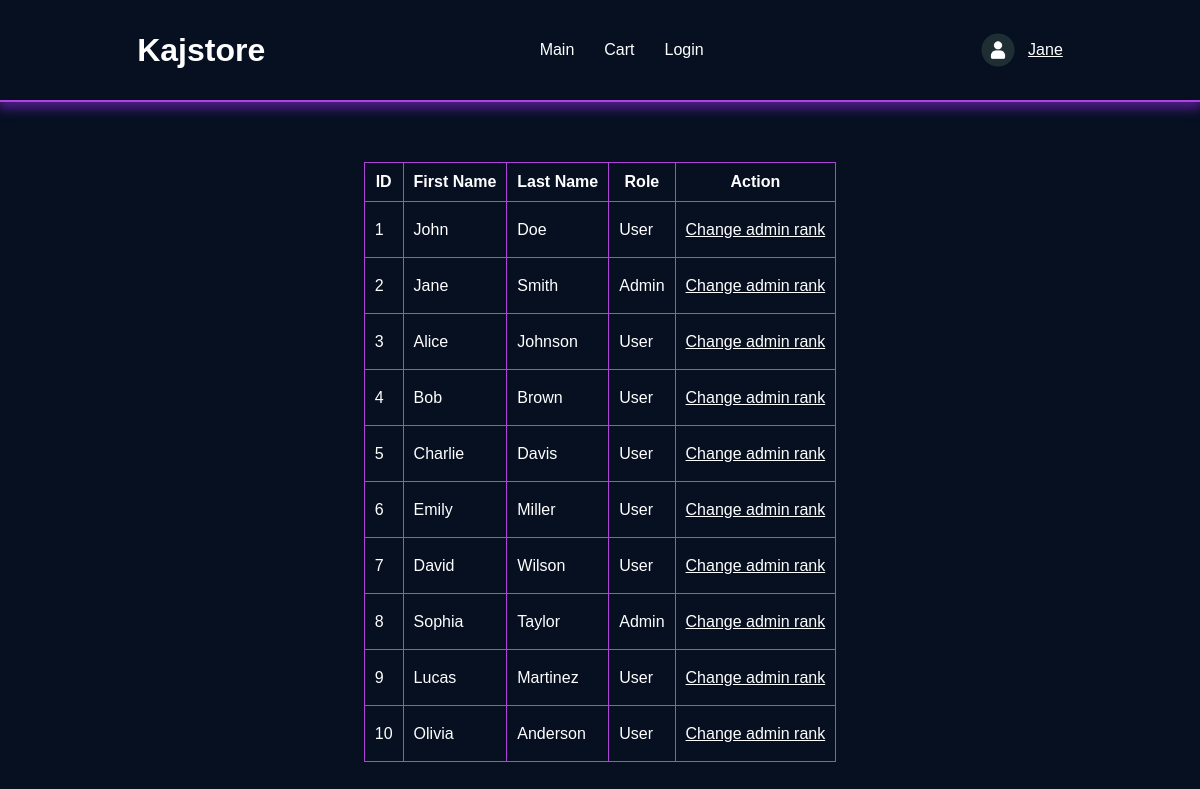
Screenshot of /admin/rcadmin.php (signed in) with the database file from the repository.
### tables this page shows
CREATE TABLE users(
	id_user int PRIMARY KEY AUTO_INCREMENT NOT null,
    first_name varchar(100),
    last_name varchar(100),
    password_user TEXT,
    email varchar(200),
    birthdate date,
    photo_path TEXT DEFAULT "default.png",
    created_at TIMESTAMP DEFAULT CURRENT_TIMESTAMP,
    is_admin TINYINT(1) DEFAULT 0
    );

### admin/rcadmin.php (the view, shortened to what this page needs)
<?php
    $servername = "localhost";
    $username = "root";
    $password = "";
    $db_name = "kajstore";
    $conn = new mysqli($servername, $username, $password, $db_name);
?>
<!DOCTYPE html>
<html lang="en">
<head>
    <link rel="stylesheet" href="../css/main.css">
    <link rel="stylesheet" href="../css/variables.css">
    <link rel="stylesheet" href="../css/rcadmin.css">
    <link rel="stylesheet" href="../responsive/main.css">
</head>
<body>
    <header>
        <a class="title" href="../index.php"><h1 class="title">Kajstore</h1></a>
        <nav class="nav-header">
            <a href="../index.php">Main</a>
            <a href="../php/cart.php">Cart</a>
            <a href="../php/login.php">Login</a>
        </nav>
        <div class="user">
<?php
if($_SESSION["logged_in"]){
    $sql = "SELECT photo_path FROM users WHERE id_user = ". $_SESSION["id_user"].";";
    $result = $conn->query($sql);
    if($result->num_rows > 0){
        while($row = $result->fetch_assoc()){
            $photo_path = $row["photo_path"];
        }
    }
    echo "<img src='../media/$photo_path' class='user_image'>";
    echo "<a href = '../php/user.php?user_id=". $_SESSION['id_user']."'>". $_SESSION["first_name"]. " ". $_SESSION["last_name"]. "</a>";
}
?>
</div>
</header>
<main>
    <?php
        $sql = "SELECT first_name, last_name, id_user, is_admin FROM users;";
        $result = $conn->query($sql);
        echo "<table>";
        echo "<thead>";
        echo "<tr>";
        echo "<th>ID</th>";
        echo "<th>First Name</th>";
        echo "<th>Last Name</th>";
        echo "<th>Role</th>";
        echo "<th>Action</th>";
        echo "</tr>";
        echo "</thead>";
        echo "<tbody>";
        if($result->num_rows > 0){
            while($row = $result->fetch_assoc()){
                echo "<tr>";
                echo "<td>" . $row["id_user"] . "</td>";
                echo "<td>" . $row["first_name"] . "</td>";
                echo "<td>" . $row["last_name"] . "</td>";
                echo "<td>";
                echo ($row["is_admin"] == 1) ? "Admin" : "User";
                echo "</td>";
                echo "<td><a href='../scripts/charange_admin.php?user_id=" . $row["id_user"] . "&user_rank=" . $row["is_admin"] . "'>Change admin rank</a></td>";
                echo "</tr>";
            }
        } else {
            echo "<tr><td colspan='5'>No users found</td></tr>";
        }
        echo "</tbody>";
        echo "</table>";
    ?>
</main>
</body>
</html>

### css/main.css (style rules this page uses)
* { font-family: Arial, "Helvetica Neue", Helvetica, sans-serif; color: white; }
body { margin: 0px; padding: 0px; width: 100vw; height: 100vh; background-color: var(--background); overflow: hidden; }
header { width: 100%; height: 10%; background-color: var(--background); display: flex; justify-content: space-around; align-items: center; flex-direction: row; color: var(--text); box-shadow: 0px 5px 10px 2px var(--secondary); border-bottom: 2px solid var(--accent); }
.nav-header { display: flex; flex-direction: row; gap: 30px; }
.nav-header a { color: var(--text); transition: all 0.4s; text-decoration: none; }
.title { color: var(--text); text-decoration: none; }
header { position: relative; height: 100px; }
.user { height: 40%; width: max-content; display: flex; align-items: center; justify-content: center; }
.user_image { height: 100%; max-height: 40px; margin-right: 10px; }

### css/variables.css (style rules this page uses)
:root { --text: #ffffff; --background: #061021; --primary: #dd81f6; --secondary: #4d1a88; --accent: #af43db; }

### css/rcadmin.css (style rules this page uses)
main { display: flex; justify-content: center; width: 100%; height: 90%; overflow-y: auto; }
table { margin-top: 5%; margin-bottom: 5%; border-collapse: collapse; }
tr,td,th { border: 1px solid var(--accent); padding: 10px; }

### rows the page displays
users: photo_path (placeholder picture), id_user "2", first_name "Jane", last_name "Smith", is_admin "Admin"
users: id_user "1", first_name "John", last_name "Doe", is_admin "User"
users: id_user "3", first_name "Alice", last_name "Johnson", is_admin "User"
users: id_user "4", first_name "Bob", last_name "Brown", is_admin "User"
users: id_user "5", first_name "Charlie", last_name "Davis", is_admin "User"
users: id_user "6", first_name "Emily", last_name "Miller", is_admin "User"
users: id_user "7", first_name "David", last_name "Wilson", is_admin "User"
users: id_user "8", first_name "Sophia", last_name "Taylor", is_admin "Admin"
users: id_user "9", first_name "Lucas", last_name "Martinez", is_admin "User"
users: id_user "10", first_name "Olivia", last_name "Anderson", is_admin "User"

### other values shown
$_SESSION["first_name"] "Jane"
